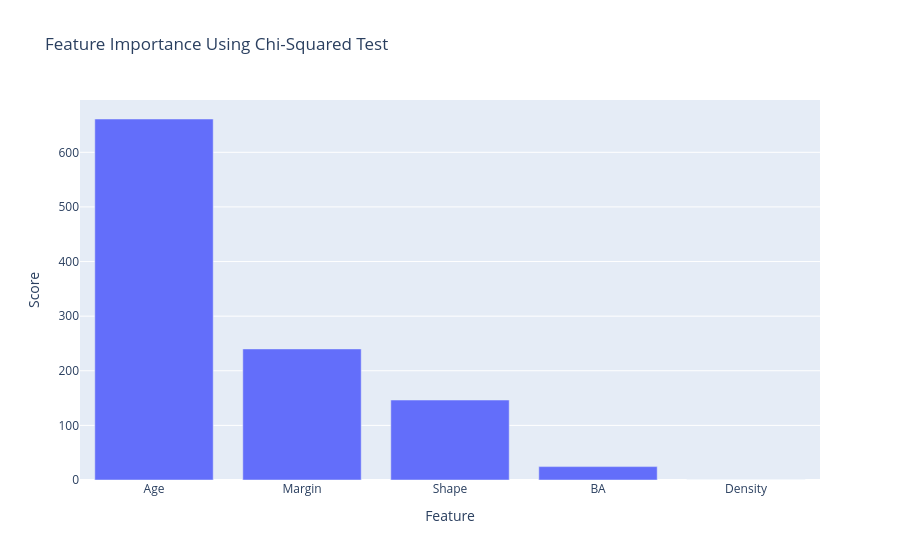

Notebook code cell kept with this figure:
### Code cell
import pandas as pd
from sklearn.feature_selection import SelectKBest, chi2
import plotly.express as px

X = mmgData_notnan.drop(columns=['Severity'])
y = mmgData_notnan['Severity']

selector = SelectKBest(score_func=chi2, k='all')  # Use 'all' to get scores for all features
X_new = selector.fit_transform(X, y)

# Get feature scores and feature names
scores = selector.scores_
feature_names = X.columns

feature_scores = pd.DataFrame({
    'Feature': feature_names,
    'Score': scores
}).sort_values(by='Score', ascending=False)

fig = px.bar(feature_scores, x='Feature', y='Score', title="Feature Importance Using Chi-Squared Test")
fig.show()

print("Top features based on Univariate Selection:")
print(feature_scores)

### Figure 1 — Plotly figure (JSON) as saved in the notebook; plotly's stock layout.template omitted (floating-point values rounded to 4 significant figures)
{"data": [{"alignmentgroup": "True", "hovertemplate": "Feature=%{x}<br>Score=%{y}<extra></extra>", "legendgroup": "", "marker": {"color": "#636efa", "pattern": {"shape": ""}}, "name": "", "offsetgroup": "", "orientation": "v", "showlegend": false, "textposition": "auto", "type": "bar", "x": ["Age", "Margin", "Shape", "BA", "Density"], "xaxis": "x", "y": [661.0, 240.0, 146.4, 24.5, 0.1666], "yaxis": "y"}], "layout": {"autosize": true, "barmode": "relative", "legend": {"tracegroupgap": 0}, "title": {"text": "Feature Importance Using Chi-Squared Test"}, "xaxis": {"anchor": "y", "autorange": true, "domain": [0, 1], "range": [-0.5, 4.5], "title": {"text": "Feature"}, "type": "category"}, "yaxis": {"anchor": "x", "autorange": true, "domain": [0, 1], "range": [0, 695.8], "title": {"text": "Score"}, "type": "linear"}}}
